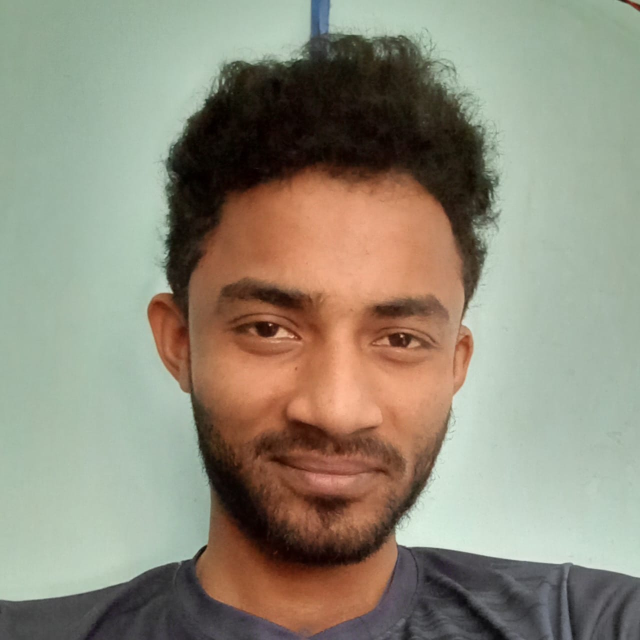
#> input picture data_set/p3/p31.jpeg, 1280 x 1280 px (shown at 1/2 size)
$ python Face_verification_002.py
#> lines starting #> are read from the running program, lines starting #| are printed output that depends on the picture
import cv2
import numpy as np
from sklearn.cross_decomposition import PLSRegression
from skimage.feature import hog, local_binary_pattern
from skimage.filters import gabor

# Step 1: Data Preprocessing
def preprocess_image(image_path):
#> called with image_path = 'data_set/p3/p31.jpeg'
    image = cv2.imread(image_path, cv2.IMREAD_GRAYSCALE)
#> image: shape (1280, 1280); min 0, max 234, mean 139.1
    if image is None:
        raise ValueError(f"Image not found at path: {image_path}")

    # Resize image (assuming face detection and alignment is already done)
    image = cv2.resize(image, (256, 256))
#> image: shape (256, 256)

    # Apply Difference of Gaussians (DoG) filtering
    gaussian1 = cv2.GaussianBlur(image, (5, 5), 0)
    gaussian2 = cv2.GaussianBlur(image, (9, 9), 0)
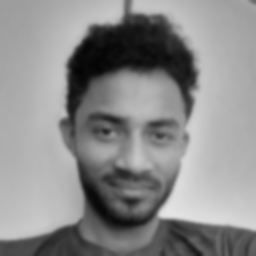
#> gaussian2: shape (256, 256); min 4, max 229, mean 139.1
    dog = cv2.subtract(gaussian1, gaussian2)
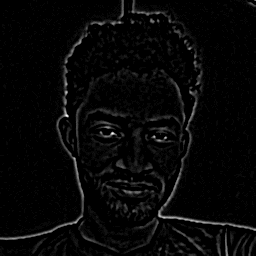
#> dog: shape (256, 256); min 0, max 27, mean 0.8; drawn with min black and max white

    return dog

# Step 2: Feature Extraction
# [65 lines left out: functions extract_features, pls_reduction, one_shot_similarity, face_verification, not called in this run]

# === Example usage ===
try:
    # Preprocess query images
    image1 = preprocess_image("data_set/p3/p31.jpeg")

    image2 = preprocess_image("data_set/p3/p32.jpeg")
#> call 2 of preprocess_image, with image_path = 'data_set/p3/p32.jpeg'
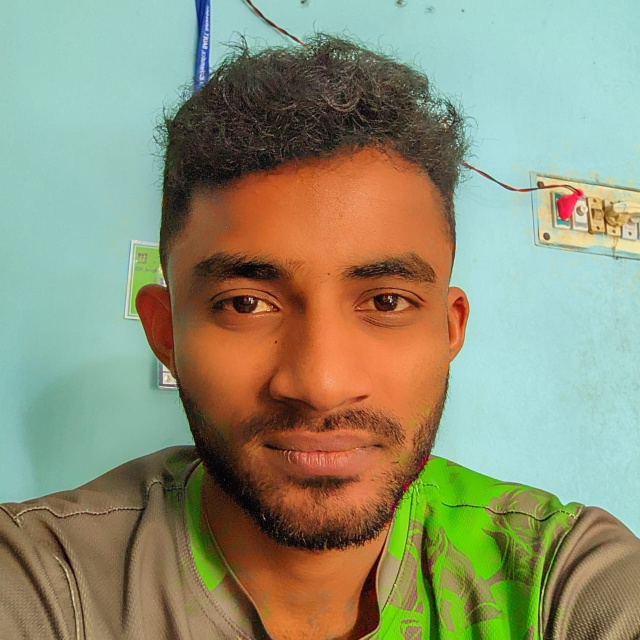
#> input picture data_set/p3/p32.jpeg, 1280 x 1280 px (shown at 1/2 size)
#> in preprocess_image (call 2), `image = cv2.imread(image_path, cv2.IMREAD_GRAYSCALE)`:
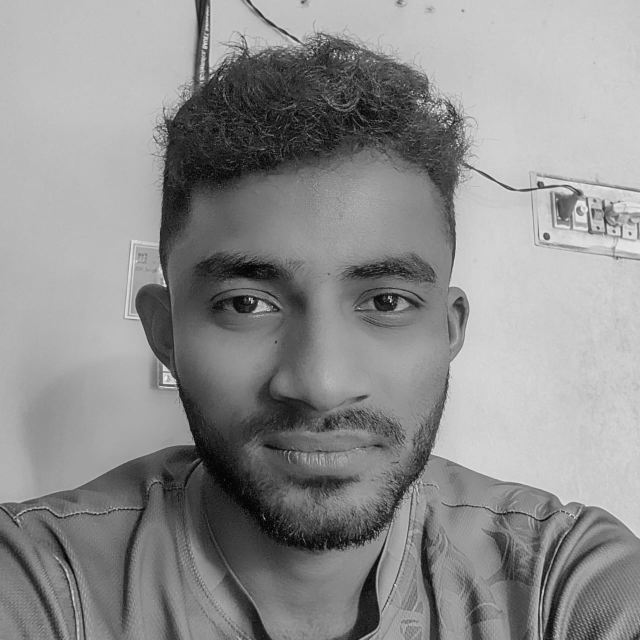
#> image: shape (1280, 1280) (shown at 1/2 size); min 0, max 255, mean 142.1
#> in preprocess_image (call 2), `image = cv2.resize(image, (256, 256))`:
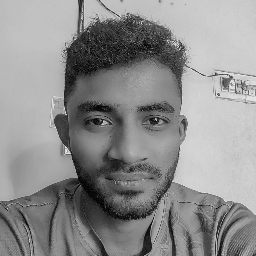
#> image: shape (256, 256); min 0, max 242, mean 142.1
#> in preprocess_image (call 2), `gaussian1 = cv2.GaussianBlur(image, (5, 5), 0)`:
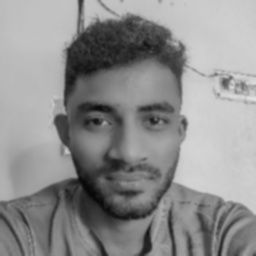
#> gaussian1: shape (256, 256); min 7, max 224, mean 142.1
#> in preprocess_image (call 2), `dog = cv2.subtract(gaussian1, gaussian2)`:
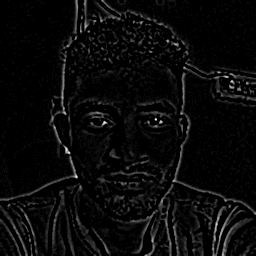
#> dog: shape (256, 256); min 0, max 28, mean 1.1; drawn with min black and max white

    # Preprocess background images (images not of the same person)
    # background_images = [preprocess_image(f"p1{i}.jpeg") for i in range(1, 3)]
    import os
    background_folder = "background_images"  # <-- Replace with your actual path

    # Get image file paths
    all_files = os.listdir(background_folder)
    background_image_paths = [os.path.join(background_folder, file)
                            for file in all_files
                            if file.lower().endswith(('.jpg', '.jpeg', '.png'))]

    print(f"Found {len(background_image_paths)} images.")

    # Preprocess each background image
    background_images = [preprocess_image(path) for path in background_image_paths]

    # Perform face verification
    result = face_verification(image1, image2, background_images)

    print("Are the images of the same person?", "Yes ✅" if result else "No ❌")

except Exception as e:
    print(f"Error: {e}")
